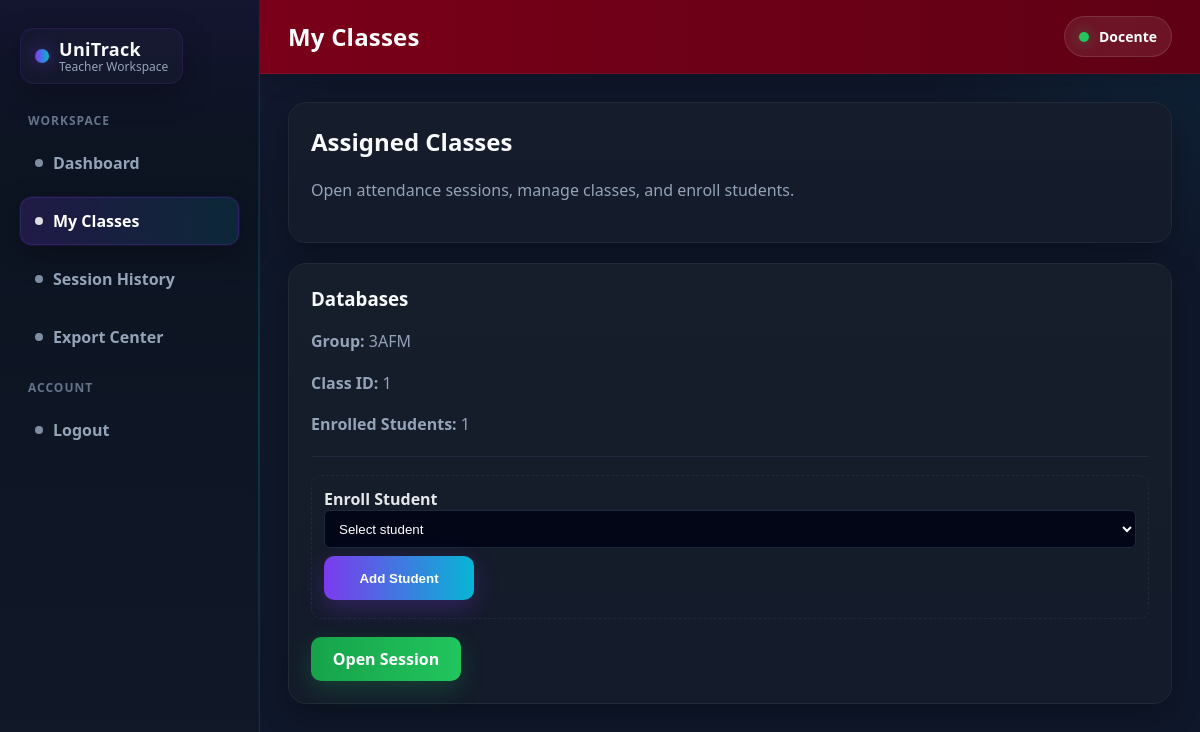
The page /docente/classes (signed in) on the database its author committed.
### app/models/user_model.py (models this page shows, shortened)
class User(UserMixin, db.Model):
    __tablename__ = "users"
    id = db.Column(db.Integer, primary_key=True)
    first_name = db.Column(db.String(100), nullable=False)
    last_name = db.Column(db.String(100), nullable=False)
    username = db.Column(db.String(80), unique=True, nullable=False, index=True)
    email = db.Column(db.String(120), unique=True, nullable=False, index=True)
    phone = db.Column(db.String(20), nullable=False)
    language = db.Column(
        db.String(10),
        nullable=False,
        default="en"
    )
    password_hash = db.Column(db.String(255), nullable=False)
    role = db.Column(
        db.String(30),
        nullable=False,
        default="estudiante",
        index=True
    )
    must_change_password = db.Column(db.Boolean, default=False)
    is_active_user = db.Column(db.Boolean, default=True)
    photo_path = db.Column(db.String(255), nullable=True)
    last_login_at = db.Column(db.DateTime, nullable=True)
    created_at = db.Column(db.DateTime, default=datetime.utcnow, index=True)
    updated_at = db.Column(
        db.DateTime,
        default=datetime.utcnow,
        onupdate=datetime.utcnow
    )
    teaching_classes = db.relationship(
        "ClassGroup",
        backref="teacher",
        lazy=True,
        cascade="all, delete-orphan"
    )
    teaching_sessions = db.relationship(
        "ClassSession",
        foreign_keys="ClassSession.teacher_id",
        backref="teacher_user",
        lazy=True,
        cascade="all, delete-orphan"
    )
    student_class_enrollments = db.relationship(
        "ClassEnrollment",
        foreign_keys="ClassEnrollment.student_id",
        back_populates="student",
        lazy=True,
        cascade="all, delete-orphan"
    )
    student_attendance_records = db.relationship(
        "Attendance",
        foreign_keys="Attendance.student_id",
        backref="student",
        lazy=True,
        cascade="all, delete-orphan"
    )
    def full_name(self):
        return f"{self.first_name} {self.last_name}"

### app/models/class_group_model.py (models this page shows, shortened)
class ClassGroup(db.Model):
    __tablename__ = "class_groups"
    id = db.Column(db.Integer, primary_key=True)
    subject_name = db.Column(db.String(150), nullable=False)
    group_code = db.Column(db.String(50), nullable=False)
    description = db.Column(db.Text, nullable=True)
    teacher_id = db.Column(
        db.Integer,
        db.ForeignKey("users.id"),
        nullable=False,
        index=True
    )
    is_active = db.Column(db.Boolean, default=True, nullable=False)
    created_at = db.Column(db.DateTime, default=datetime.utcnow, nullable=False)
    updated_at = db.Column(
        db.DateTime,
        default=datetime.utcnow,
        onupdate=datetime.utcnow,
        nullable=False
    )
    sessions = db.relationship(
        "ClassSession",
        backref="class_group",
        lazy=True,
        cascade="all, delete-orphan"
    )
    enrollments = db.relationship(
        "ClassEnrollment",
        backref="class_group",
        lazy=True,
        cascade="all, delete-orphan"
    )

### app/routes/docente_views.py (the view, shortened to what this page needs)
@docente_views_bp.route("/docente/classes")
@login_required
def docente_classes_page():
    if not docente_page_guard():
        return redirect("/auth/login-page")
    class_groups = get_teacher_class_groups(current_user.id)
    sessions = get_sessions_by_teacher(current_user.id)
    class_items = []
    for class_group in class_groups:
        class_sessions = [session for session in sessions if session.class_group_id == class_group.id]
        open_session = next((session for session in class_sessions if session.is_open), None)
        sorted_sessions = sorted(
            class_sessions,
            key=lambda session: session.start_time or datetime.min,
            reverse=True
        )
        last_session = sorted_sessions[0] if sorted_sessions else None
        target_session = open_session if open_session else last_session
        students = get_active_students_by_class(class_group.id)
        total_students = len(students)
        if target_session:
            records = get_attendance_records_by_session(target_session.id)
            summary = build_attendance_summary(total_students, records)
        class_items.append({
            "class_group": class_group,
            "open_session": open_session,
            "last_session": last_session,
            "attendance_summary": summary,
            "students_count": total_students,
            "students": students,
        })
    return render_template(
        "docente/docente_classes.html",
        page_title="My Classes",
        teacher_name=current_user.full_name(),
        class_items=class_items,
    )

### app/__init__.py (called while the page is built)
@login_manager.user_loader
def load_user(user_id):
    return get_user_by_id(int(user_id))

### app/routes/docente_views.py (called while the page is built)
def docente_page_guard():
    if not current_user.is_active_user:
        return False
    if current_user.role != "docente":
        return False
    return True

def build_attendance_summary(total_students, records):
    present_count = sum(1 for record in records if record.status == "present")
    late_count = sum(1 for record in records if record.status == "late")
    absent_count = sum(1 for record in records if record.status == "absent")
    marked_count = present_count + late_count + absent_count
    not_marked_count = total_students - marked_count
    if not_marked_count < 0:
        not_marked_count = 0
    return {
        "total_students": total_students,
        "present_count": present_count,
        "late_count": late_count,
        "absent_count": absent_count,
        "marked_count": marked_count,
        "not_marked_count": not_marked_count,
    }

### app/services/attendance_service.py (called while the page is built, shortened)
def get_teacher_class_groups(teacher_id, only_active=True):
    query = db.select(ClassGroup).filter_by(teacher_id=teacher_id)
    if only_active:
        query = query.filter_by(is_active=True)
    query = query.order_by(ClassGroup.subject_name.asc(), ClassGroup.group_code.asc())
    return db.session.execute(query).scalars().all()

def get_attendance_records_by_session(session_id):
    query = (
        db.select(Attendance)
        .filter_by(session_id=session_id)
        .order_by(Attendance.created_at.asc())
    )
    return db.session.execute(query).scalars().all()

def get_sessions_by_teacher(
    teacher_id,
    only_open=False,
    search=None,
    status=None,
    session_date=None
):
    query = db.select(ClassSession).join(ClassGroup)
    query = query.filter(ClassSession.teacher_id == teacher_id)
    if status == "open":
        query = query.filter(ClassSession.is_open.is_(True))
    elif status == "closed":
        query = query.filter(ClassSession.is_open.is_(False))
    elif only_open:
        query = query.filter(ClassSession.is_open.is_(True))
    if session_date:
        query = query.filter(ClassSession.session_date == session_date)
    query = query.order_by(ClassSession.created_at.desc())
    return db.session.execute(query).scalars().all()

### app/services/user_service.py (called while the page is built)
def get_user_by_id(user_id):
    if not user_id:
        return None
    return db.session.get(User, user_id)

### app/templates/docente/docente_classes.html (shortened to what this page needs)
{% extends "docente/docente_base.html" %}
{% block page_title %}
My Classes
{% endblock %}
{% block content %}
<div class="card">
    <h2>Assigned Classes</h2>
    <p>Open attendance sessions, manage classes, and enroll students.</p>
</div>
{% if class_items and class_items|length > 0 %}
<div style="display:grid; grid-template-columns:repeat(auto-fit,minmax(320px,1fr)); gap:20px;">
{% for item in class_items %}
{% set class_group = item.class_group %}
{% set open_session = item.open_session %}
{% set last_session = item.last_session %}
{% set summary = item.attendance_summary %}
{% set has_available_students = item.students and item.students|length > 0 %}
<div class="card">
    <h3 style="margin-top:0;">
        {{ class_group.subject_name if class_group.subject_name else "Class" }}
    </h3>
    <p><strong>Group:</strong> {{ class_group.group_code if class_group.group_code else "N/A" }}</p>
    <p><strong>Class ID:</strong> {{ class_group.id }}</p>
    <p><strong>Enrolled Students:</strong> {{ item.students_count if item.students_count is defined else summary.total_students }}</p>
    <hr style="border:0; border-top:1px solid #1e293b; margin:18px 0;">
    <div class="enroll-box">
        <strong>Enroll Student</strong>
        <select
            id="studentInput{{ class_group.id }}"
        >
            {% if has_available_students %}
                <option value="">Select student</option>
            {% else %}
                <option value="">No available students</option>
            {% endif %}
        </select>
        <button
            id="enrollButton{{ class_group.id }}"
            class="btn btn-primary class-action-btn"
            style="margin-top:8px;"
            onclick="enrollStudent({{ class_group.id }})"
        >
            Add Student
        </button>
    </div>
    <div class="class-actions">
        {% if open_session %}
            <a class="btn btn-primary class-action-btn"
               href="/docente/session/{{ open_session.id }}/roster-page">
                Manage
            </a>
            <form method="POST"
                  action="/docente/session/{{ open_session.id }}/close"
                  class="class-action-form">
                <button class="btn btn-danger class-action-btn" type="submit">
                    Close
                </button>
            </form>
        {% else %}
            <a class="btn btn-success class-action-btn"
               href="/docente/class/{{ class_group.id }}/open-session-form">
                Open Session
            </a>
        {% endif %}
    </div>
</div>
{% endfor %}
</div>
{% else %}
<div class="card">
    <p>No classes assigned yet.</p>
</div>
{% endif %}
{% endblock %}

### app/templates/docente/docente_base.html (shortened to what this page needs)
<!DOCTYPE html>
<html lang="en">
<head>
</head>
<body>
{% set current_path = request.path %}
<div class="layout">
    <div class="sidebar">
        <div class="logo">
            <div class="logo-badge">
                <div class="logo-mark"></div>
                <div class="logo-text">
                    <div class="logo-title">UniTrack</div>
                    <div class="logo-subtitle">Teacher Workspace</div>
                </div>
            </div>
        </div>
        <div class="nav-section-label">Workspace</div>
        <a
            class="nav-link {% if current_path == '/docente/dashboard' %}active{% endif %}"
            href="{{ url_for('docente_views.docente_dashboard_page') }}">
            <span class="nav-dot"></span>
            Dashboard
        </a>
        <a
            class="nav-link {% if current_path == '/docente/classes' %}active{% endif %}"
            href="{{ url_for('docente_views.docente_classes_page') }}">
            <span class="nav-dot"></span>
            My Classes
        </a>
        <a
            class="nav-link {% if current_path == '/docente/sessions/history' %}active{% endif %}"
            href="{{ url_for('docente_views.docente_session_history_page') }}">
            <span class="nav-dot"></span>
            Session History
        </a>
        <a
            class="nav-link {% if current_path == '/docente/export-center' %}active{% endif %}"
            href="{{ url_for('docente_views.docente_export_center_page') }}">
            <span class="nav-dot"></span>
            Export Center
        </a>
        <div class="nav-section-label">Account</div>
        <a class="nav-link" href="{{ url_for('auth.logout') }}">
            <span class="nav-dot"></span>
            Logout
        </a>
    </div>
    <div class="main">
        <div class="topbar">
            <div class="page-title">
                {% block page_title %}Teacher Panel{% endblock %}
            </div>
            <div class="teacher-box">
                <span class="teacher-avatar"></span>
                {{ current_user.first_name }}
            </div>
        </div>
        <div class="content">
            {% block content %}{% endblock %}
        </div>
    </div>
</div>
</body>
</html>

### app/templates/docente/docente_classes.html (style rules this page uses)
.class-actions { margin-top:18px; display:flex; gap:10px; flex-wrap:wrap; align-items:center; }
.class-action-btn { min-width:150px; height:44px; padding:0 18px; display:inline-flex; align-items:center; justify-content:center; box-sizing:border-box; border-radius:10px; font-weight:600; text-decoration:none; }
.enroll-box { margin-top:16px; padding:12px; border:1px dashed #1e293b; border-radius:10px; }
.enroll-box input, .enroll-box select { width:100%; height:38px; border-radius:6px; border:1px solid #1e293b; background:#020617; color:white; padding:0 10px; }

### rows shown on the page
User: first_name "Docente"
ClassGroup: subject_name "Databases", group_code "3AFM", id "1"
